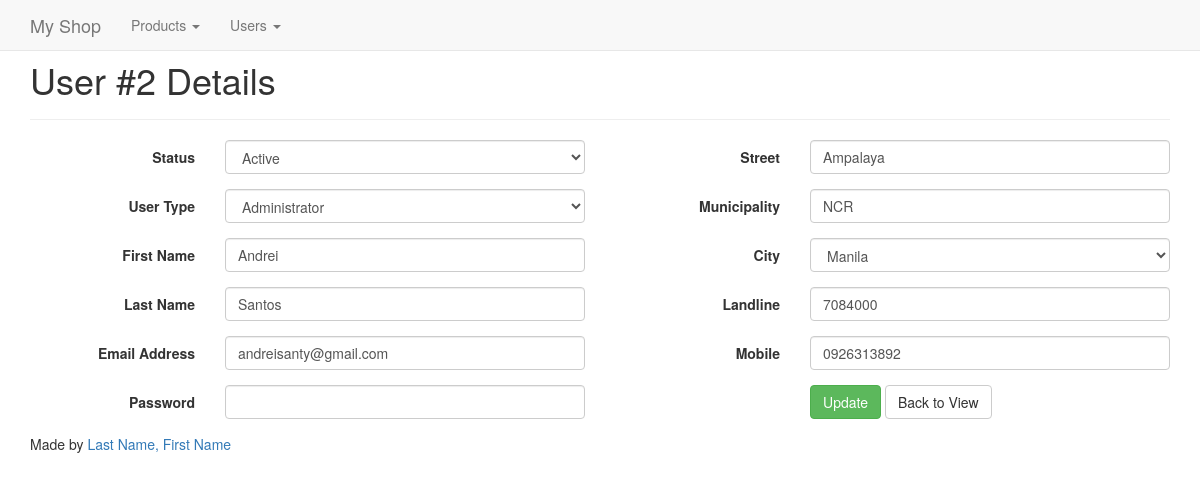
Page /admin/users/details.php?id=2 on the committed database.
### tables this page shows
CREATE TABLE `users` (
  `userID` int(11) NOT NULL,
  `typeID` int(11) NOT NULL,
  `firstName` varchar(80) NOT NULL,
  `lastName` varchar(40) NOT NULL,
  `email` varchar(100) NOT NULL,
  `password` varchar(300) NOT NULL,
  `street` varchar(50) NOT NULL,
  `municipality` varchar(50) NOT NULL,
  `cityID` int(11) NOT NULL,
  `landline` varchar(15) NOT NULL,
  `mobile` char(11) NOT NULL,
  `status` varchar(20) NOT NULL,
  `addedOn` datetime NOT NULL,
  `lastModified` datetime DEFAULT NULL
);

### admin/users/details.php (the view, shortened to what this page needs)
<?php
	if (isset($_REQUEST['id']))
	{
		if (ctype_digit($_REQUEST['id']))
		{
			$id = $_REQUEST['id'];
		    include_once('../../includes/header_admin.php');
			$sql_data = "SELECT userID, status, typeID, firstName, lastName, email,
				street, municipality, cityID, landline, mobile
				FROM users
				WHERE userID=$id";
			$result_data = $con->query($sql_data);
			while ($row = mysqli_fetch_array($result_data))
			{
				$status = $row['status'];
				$type = $row['typeID'];
				$fn = $row['firstName'];
				$ln = $row['lastName'];
				$email = $row['email'];
				$street = $row['street'];
				$muni = $row['municipality'];
				$city = $row['cityID'];
				$phone = $row['landline'];
				$mobile = $row['mobile'];
			}
		    $sql_types = "SELECT typeID, userType FROM types ORDER BY userType";
		    $result_types = $con->query($sql_types);
		    $list_types = "";
			while ($row = mysqli_fetch_array($result_types))
			{
				$typeID = $row['typeID'];
				$userType = $row['userType'];
				$selected = $typeID == $type ? "selected" : "";
				$list_types .= "<option value='$typeID' $selected>$userType</option>";
			}
		    $sql_cities = "SELECT cityID, name FROM cities ORDER BY name";
		    $result_cities = $con->query($sql_cities);
		    $list_cities = "";
			while ($row = mysqli_fetch_array($result_cities))
			{
				$cityID = $row['cityID'];
				$name = $row['name'];
				$selected = $cityID == $city ? "selected" : "";
				$list_cities .= "<option value='$cityID' $selected>$name</option>";
			}
		}
		else
		{
			header('location: index.php');
		}
	}
	else
	{
		header('location: index.php');
	}
?>
<form method="POST" class="form-horizontal">
	<div class="col-lg-6">
		<div class="form-group">
			<label class="control-label col-lg-4">Status</label>
			<div class="col-lg-8">
				<select name="status" class="form-control" required>
					<option <?php if ($status == "Active") echo 'selected' ; ?>>Active</option>
				</select>
			</div>
		</div>
		<div class="form-group">
			<label class="control-label col-lg-4">User Type</label>
			<div class="col-lg-8">
				<select name="type" class="form-control" required>
					<?php echo $list_types; ?>
				</select>
			</div>
		</div>
		<div class="form-group">
			<label class="control-label col-lg-4">First Name</label>
			<div class="col-lg-8">
				<input name="fn" type="text" class="form-control" value="<?php echo $fn; ?>" required />
			</div>
		</div>
		<div class="form-group">
			<label class="control-label col-lg-4">Last Name</label>
			<div class="col-lg-8">
				<input name="ln" type="text" class="form-control" value="<?php echo $ln; ?>" required />
			</div>
		</div>
		<div class="form-group">
			<label class="control-label col-lg-4">Email Address</label>
			<div class="col-lg-8">
				<input name="email" type="email" class="form-control" value="<?php echo $email; ?>" required />
			</div>
		</div>
		<div class="form-group">
			<label class="control-label col-lg-4">Password</label>
			<div class="col-lg-8">
				<input name="pw" type="password" class="form-control" />
			</div>
		</div>
	</div>
	<div class="col-lg-6">
		<div class="form-group">
			<label class="control-label col-lg-4">Street</label>
			<div class="col-lg-8">
				<input name="st" type="text" class="form-control" value="<?php echo $street; ?>" required />
			</div>
		</div>
		<div class="form-group">
			<label class="control-label col-lg-4">Municipality</label>
			<div class="col-lg-8">
				<input name="muni" type="text" class="form-control" value="<?php echo $muni; ?>" required />
			</div>
		</div>
		<div class="form-group">
			<label class="control-label col-lg-4">City</label>
			<div class="col-lg-8">
				<select name="cities" class="form-control" required>
					<?php echo $list_cities; ?>
				</select>
			</div>
		</div>
		<div class="form-group">
			<label class="control-label col-lg-4">Landline</label>
			<div class="col-lg-8">
				<input name="phone" type="text" class="form-control" value="<?php echo $phone; ?>" required />
			</div>
		</div>
		<div class="form-group">
			<label class="control-label col-lg-4">Mobile</label>
			<div class="col-lg-8">
				<input name="mobile" type="text" class="form-control" value="<?php echo $mobile; ?>" required />
			</div>
		</div>
		<div class="form-group">
			<div class="col-lg-offset-4 col-lg-8">
				<button name="update" type="submit" class="btn btn-success">
					Update
				</button>
				<a href="index.php" class="btn btn-default">
					Back to View
				</a>
			</div>
		</div>
	</div>
</form>
<?php
	include_once('../../includes/footer.php');

### rows in the picture
users: status "Active", fn "Andrei", ln "Santos", email "andreisanty@gmail.com", st "Ampalaya", muni "NCR", phone "7084000", mobile "0926313892"

### other values in the picture
$page_title "User #2 Details"
form field type "Administrator"
form field cities "Manila"
